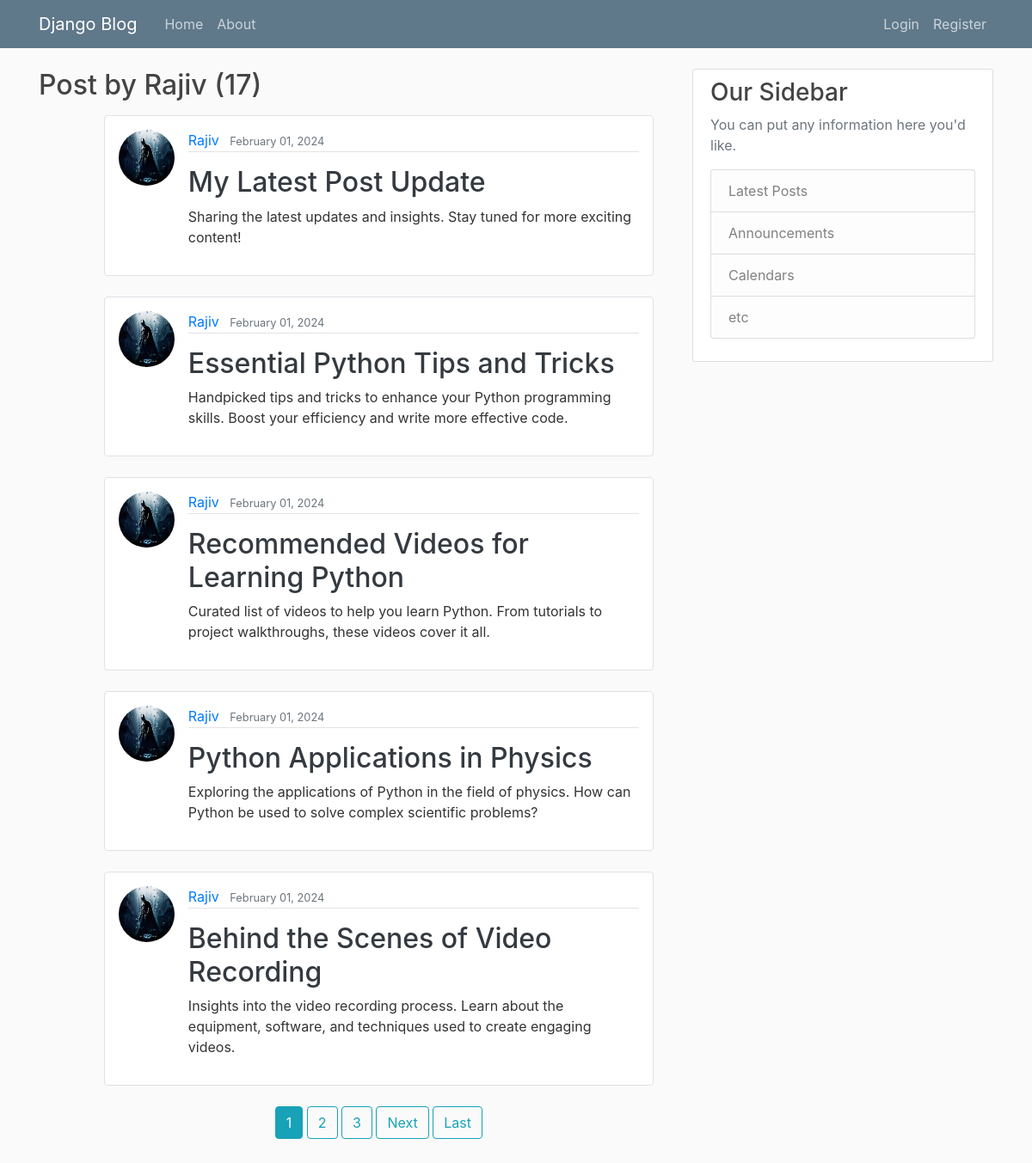
The app's page /user/Rajiv with its own data.
### blog/models.py (models this page shows, shortened)
class Post(models.Model):
    title = models.CharField(max_length = 100)
    content = models.TextField()
    date_posted = models.DateTimeField(default = timezone.now)
    author = models.ForeignKey(User, on_delete = models.CASCADE)

### users/models.py (models this page shows, shortened)
class Profile(models.Model):
    user = models.OneToOneField(User, on_delete = models.CASCADE)
    image = models.ImageField(default='default.jpg', upload_to='profile_pics')

### blog/views.py (the view)
# urls.py: path('user/<str:username>', UserPostListView.as_view(), name='user-posts'),
class UserPostListView(ListView):
    model = Post
    template_name = 'blog/user_posts.html'  # <app>/<model>_<viewtype>.html
    context_object_name = 'posts'
    paginate_by = 5
    def get_queryset(self):
        user = get_object_or_404(User, username=self.kwargs.get('username'))
        return Post.objects.filter(author=user).order_by('-date_posted')

### blog/templates/blog/user_posts.html (shortened to what this page needs)
{% extends "blog/base.html" %}
{% block content %}
<h2 class="mb-3">Post by {{ view.kwargs.username }} ({{ page_obj.paginator.count }})</h2>
<div class="container mt-0">
    <div class="row">
        <div class="col-md-11 offset-md-1">
            {% for post in posts %}
            <article class="media content-section mb-4 border p-3 rounded">
                <img class="rounded-circle article-img mr-md-3 mb-3" src="{{ post.author.profile.image.url }}" alt="Author Image">
                <div class="media-body">
                    <div class="article-metadata mb-2">
                        <a class="mr-2" href="{% url 'user-posts' post.author.username %}">{{ post.author }}</a>
                        <small class="text-muted">{{ post.date_posted|date:"F d, Y" }}</small>
                    </div>
                    <h2 class="article-title mt-3">
                        <a class="text-dark" href="{% url 'post-detail' post.id %}">{{ post.title }}</a>
                    </h2>
                    <p class="article-content">{{ post.content }}</p>
                </div>
            </article>
            {% endfor %}
            <div class="form-group text-center">
                {% if is_paginated %}
                    {% for num in page_obj.paginator.page_range %}
                        {% if page_obj.number == num %}
                            <a class='btn btn-info mb-4' href="?page={{ num }}">{{ num }}</a>
                        {% elif num > page_obj.number|add:'-3' and num < page_obj.number|add:'3' %}
                            <a class='btn btn-outline-info mb-4' href="?page={{num}}">{{ num }}</a>
                        {% endif %}
                    {% endfor %}
                    {% if page_obj.has_next %}
                        <a class='btn btn-outline-info mb-4' href="?page={{ page_obj.next_page_number }}">Next</a>
                        <a class='btn btn-outline-info mb-4' href="?page={{ page_obj.paginator.num_pages }}">Last</a>
                    {% endif %}
            </div>
                {% endif %}
        </div>
    </div>
</div>
{% endblock content %}

### blog/static/blog/main.css (style rules this page uses)
body { background: #fafafa; color: #333333; margin-top: 5rem; }
h1, h2, h3, h4, h5, h6 { color: #444444; }
.content-section { background: #ffffff; padding: 10px 20px; border: 1px solid #dddddd; border-radius: 3px; margin-bottom: 20px; }
.article-title { color: #444444; }
.article-content { white-space: pre-line; }
.article-img { height: 65px; width: 65px; margin-right: 16px; }
.article-metadata { padding-bottom: 1px; margin-bottom: 4px; border-bottom: 1px solid #e3e3e3 }

### records on screen
Post: author.profile.image (picture), author "Rajiv", date_posted "February 01, 2024", title "My Latest Post Update", content "Sharing the latest updates and insights. Stay tuned for more exciting content!"
Post: author.profile.image (picture), author "Rajiv", date_posted "February 01, 2024", title "Essential Python Tips and Tricks", content "Handpicked tips and tricks to enhance your Python programming skills. Boost your efficiency and write more effective code."
Post: author.profile.image (picture), author "Rajiv", date_posted "February 01, 2024", title "Recommended Videos for Learning Python", content "Curated list of videos to help you learn Python. From tutorials to project walkthroughs, these videos cover it all."
Post: author.profile.image (picture), author "Rajiv", date_posted "February 01, 2024", title "Python Applications in Physics", content "Exploring the applications of Python in the field of physics. How can Python be used to solve complex scientific problems?"
Post: author.profile.image (picture), author "Rajiv", date_posted "February 01, 2024", title "Behind the Scenes of Video Recording", content "Insights into the video recording process. Learn about the equipment, software, and techniques used to create engaging videos."

### other values on screen
{{ view.kwargs.username }} "Rajiv"
{{ page_obj.paginator.count }} "17"
{{ num }} "1"
{{ num }} "2" "3"
